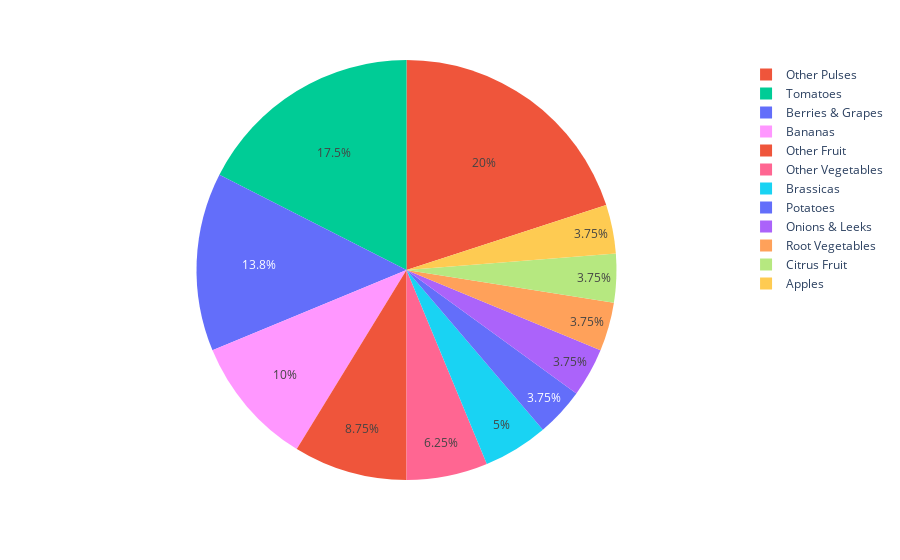

The code cell stored with this chart in its notebook:
### Markdown cell above
### From what we saw on the previous charts, it seems that fruits and vegetables are among those with low emission. Let's take a closed look at it.

### Code cell
df_veg = df[df['Category'].isin(['fruit and vegetables'])]

fig = px.pie(df_veg, values=df_veg['Total_emissions'], names=df_veg['Food product'], color=df_veg['Food product'])
fig.show()

### Figure 1 — Plotly figure (JSON) as saved in the notebook; plotly's stock layout.template omitted (floating-point values rounded to 4 significant figures)
{"data": [{"customdata": [["Potatoes"], ["Other Pulses"], ["Tomatoes"], ["Onions & Leeks"], ["Root Vegetables"], ["Brassicas"], ["Other Vegetables"], ["Citrus Fruit"], ["Bananas"], ["Apples"], ["Berries & Grapes"], ["Other Fruit"]], "domain": {"x": [0, 1], "y": [0, 1]}, "hovertemplate": "Food product=%{customdata[0]}<br>Total_emissions=%{value}<extra></extra>", "labels": ["Potatoes", "Other Pulses", "Tomatoes", "Onions & Leeks", "Root Vegetables", "Brassicas", "Other Vegetables", "Citrus Fruit", "Bananas", "Apples", "Berries & Grapes", "Other Fruit"], "legendgroup": "", "marker": {"colors": ["#636efa", "#EF553B", "#00cc96", "#ab63fa", "#FFA15A", "#19d3f3", "#FF6692", "#B6E880", "#FF97FF", "#FECB52", "#636efa", "#EF553B"]}, "name": "", "showlegend": true, "type": "pie", "values": [0.3, 1.6, 1.4, 0.3, 0.3, 0.4, 0.5, 0.3, 0.8, 0.3, 1.1, 0.7]}], "layout": {"legend": {"tracegroupgap": 0}, "margin": {"t": 60}}}
